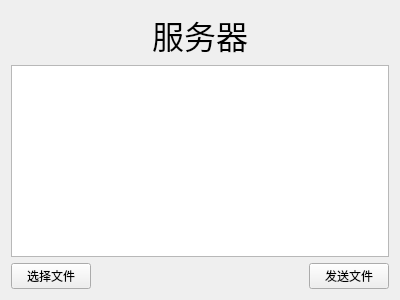
<?xml version="1.0" encoding="UTF-8"?>
<ui version="4.0">
 <class>ServerWidget</class>
 <widget class="QWidget" name="ServerWidget">
  <property name="geometry">
   <rect>
    <x>0</x>
    <y>0</y>
    <width>400</width>
    <height>300</height>
   </rect>
  </property>
  <property name="windowTitle">
   <string>ServerWidget</string>
  </property>
  <layout class="QGridLayout" name="gridLayout">
   <item row="0" column="0" colspan="2">
    <spacer name="horizontalSpacer">
     <property name="orientation">
      <enum>Qt::Horizontal</enum>
     </property>
     <property name="sizeHint" stdset="0">
      <size>
       <width>130</width>
       <height>20</height>
      </size>
     </property>
    </spacer>
   </item>
   <item row="0" column="2">
    <widget class="QLabel" name="label">
     <property name="font">
      <font>
       <family>楷体</family>
       <pointsize>24</pointsize>
      </font>
     </property>
     <property name="text">
      <string>服务器</string>
     </property>
     <property name="alignment">
      <set>Qt::AlignCenter</set>
     </property>
    </widget>
   </item>
   <item row="0" column="3" colspan="2">
    <spacer name="horizontalSpacer_2">
     <property name="orientation">
      <enum>Qt::Horizontal</enum>
     </property>
     <property name="sizeHint" stdset="0">
      <size>
       <width>138</width>
       <height>20</height>
      </size>
     </property>
    </spacer>
   </item>
   <item row="1" column="0" colspan="5">
    <widget class="QTextEdit" name="textEdit"/>
   </item>
   <item row="2" column="0">
    <widget class="QPushButton" name="buttonFile">
     <property name="text">
      <string>选择文件</string>
     </property>
    </widget>
   </item>
   <item row="2" column="1" colspan="3">
    <spacer name="horizontalSpacer_3">
     <property name="orientation">
      <enum>Qt::Horizontal</enum>
     </property>
     <property name="sizeHint" stdset="0">
      <size>
       <width>217</width>
       <height>20</height>
      </size>
     </property>
    </spacer>
   </item>
   <item row="2" column="4">
    <widget class="QPushButton" name="buttonSend">
     <property name="text">
      <string>发送文件</string>
     </property>
    </widget>
   </item>
  </layout>
 </widget>
 <layoutdefault spacing="6" margin="11"/>
 <resources/>
 <connections/>
</ui>
